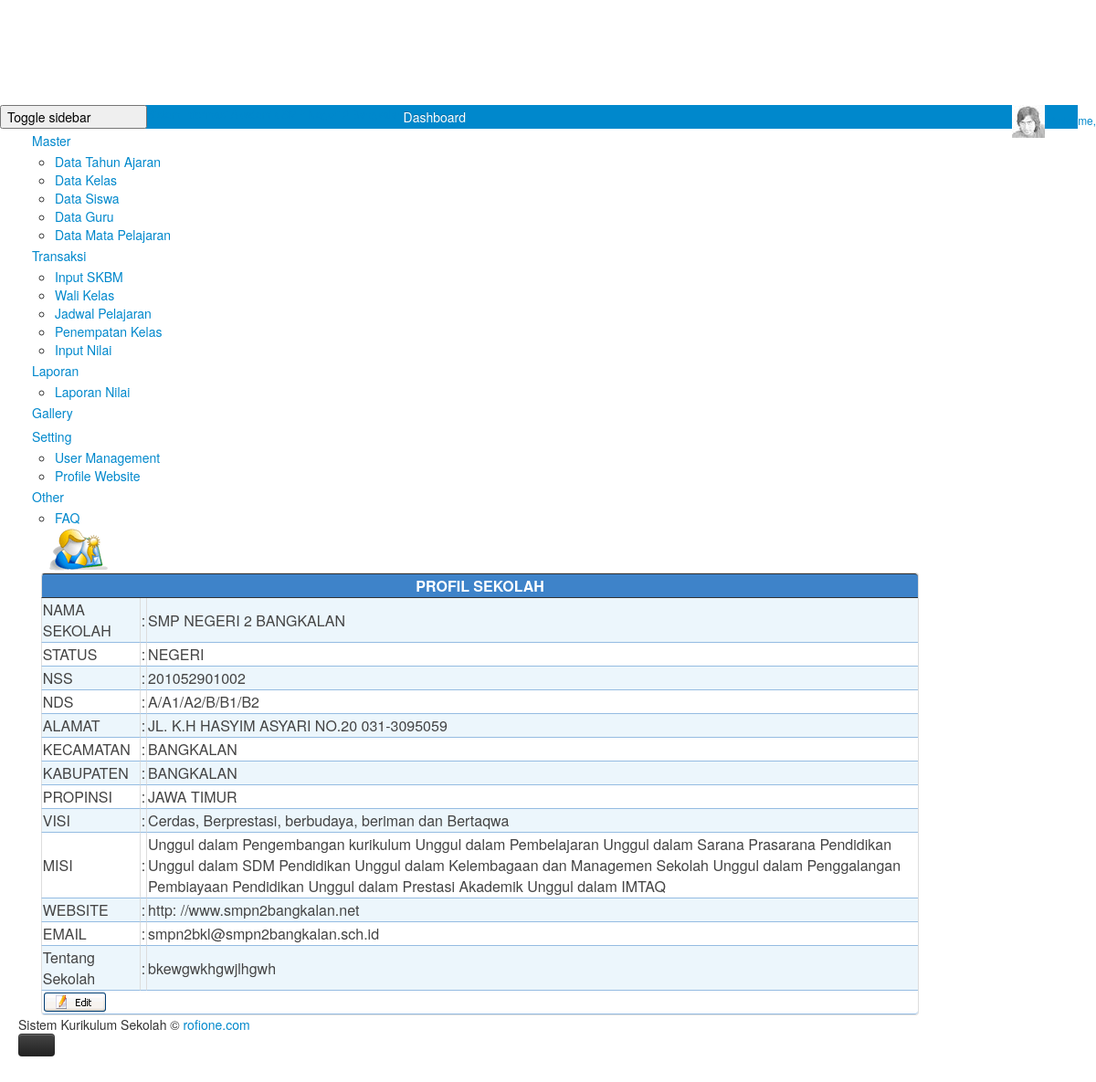
Screenshot of /admin/profil_sekolah.php with the database file from the repository.
### tables this page shows
CREATE TABLE IF NOT EXISTS `profil` (
  `ID` int(5) NOT NULL AUTO_INCREMENT,
  `NAMA` varchar(50) DEFAULT NULL,
  `STATUS` varchar(15) DEFAULT NULL,
  `NSS` varchar(15) DEFAULT NULL,
  `NDS` varchar(15) DEFAULT NULL,
  `ALAMAT` varchar(100) DEFAULT NULL,
  `KECAMATAN` varchar(20) DEFAULT NULL,
  `KABUPATEN` varchar(20) DEFAULT NULL,
  `PROPINSI` varchar(20) DEFAULT NULL,
  `VISI` text NOT NULL,
  `MISI` text NOT NULL,
  `EMAIL` varchar(200) NOT NULL,
  `WEBSITE` varchar(200) NOT NULL,
  `ABOUT` text NOT NULL,
  PRIMARY KEY (`ID`)
);

### admin/profil_sekolah.php (the view, shortened to what this page needs)
<?php
$id = $_REQUEST['id'];
$act = $_REQUEST['act'];
?>
<html>
    <head>
        <link href="../bootstrap/css/bootstrap.css" rel="stylesheet"/>
        <link href="../bootstrap/css/bootstrap-responsive.css" rel="stylesheet"/>
        <link href="../bootstrap/css/style.css" rel="stylesheet"/>
        <link href="../bootstrap/css/SyntaxHighlighter.css" rel="stylesheet" type="text/css" />
    </head>
    <body>
        <?php include_once './header.php'; ?>
        <div class="container-fluid">
            <div class="row-fluid">
                <?php include_once './left.php'; ?>
                <div class="span10">
                    <div class="row-fluid">
                        <img src="images/front_simpeg.gif" width="72" height="50" border="1">
                    </div>
                    <?php
                    if ($act == 'edit') {
                        edit_profil($id);
                    } else {
                        ?>
                        <?php
                        $strsql = "select * from profil";
                        $hasil = mysql_query($strsql);
                        $row = mysql_fetch_array($hasil);
                        ?>
                        <table class="table-bordered">
                            <thead>
                            <th colspan="3">PROFIL SEKOLAH</th>
                            </thead>
                            <tr>
                                <td>NAMA SEKOLAH </td>
                                <td>:</td>
                                <td><?php echo strtoupper($row[NAMA]); ?></td>
                            </tr>
                            <tr>
                                <td>STATUS</td>
                                <td>:</td>
                                <td><?php echo strtoupper($row[STATUS]); ?></td>
                            </tr>
                            <tr>
                                <td>NSS</td>
                                <td>:</td>
                                <td><?php echo strtoupper($row[NSS]); ?></td>
                            </tr>
                            <tr>
                                <td>NDS</td>
                                <td>:</td>
                                <td><?php echo strtoupper($row[NDS]); ?></td>
                            </tr>
                            <tr>
                                <td>ALAMAT</td>
                                <td>:</td>
                                <td><?php echo strtoupper($row[ALAMAT]); ?></td>
                            </tr>
                            <tr>
                                <td>KECAMATAN</td>
                                <td>:</td>
                                <td><?php echo strtoupper($row[KECAMATAN]); ?></td>
                            </tr>
                            <tr>
                                <td>KABUPATEN</td>
                                <td>:</td>
                                <td><?php echo strtoupper($row[KABUPATEN]); ?></td>
                            </tr>
                            <tr>
                                <td>PROPINSI</td>
                                <td>:</td>
                                <td><?php echo strtoupper($row[PROPINSI]); ?></td>
                            </tr>
                            <tr>
                                <td>VISI</td>
                                <td>:</td>
                                <td><?php echo $row[VISI]; ?></td>
                            </tr>
                            <tr>
                                <td>MISI</td>
                                <td>:</td>
                                <td><?php echo $row[MISI]; ?></td>
                            </tr>
                            <tr>
                                <td>WEBSITE</td>
                                <td>:</td>
                                <td><?php echo $row[WEBSITE]; ?></td>
                            </tr>
                            <tr>
                                <td>EMAIL</td>
                                <td>:</td>
                                <td><?php echo $row[EMAIL]; ?></td>
                            </tr>
<tr>
                                <td>Tentang Sekolah</td>
                                <td>:</td>
                                <td><?php echo $row[ABOUT]; ?></td>
                            </tr>
                            <tr>
                                <td colspan="3"><a href="?act=edit&id=<?php echo $row[ID]; ?>"><img src="images/edit.gif" border="0" alt="klik disini untuk Edit Data Profil Sekolah"></a></td>
                            </tr>
                        </table>
                        <?php
                    }
                    ?>
                </div>
            </div>
            <?php include_once './footer.php'; ?>
        </div>
    </body>
</html>

### admin/header.php (shortened to what this page needs)
<div class="navbar-container" id="navbar-container">
    <button type="button" class="navbar-toggle menu-toggler pull-left" id="menu-toggler" data-target="#sidebar">
        <span class="sr-only">Toggle sidebar</span>
        <span class="icon-bar"></span>
        <span class="icon-bar"></span>
        <span class="icon-bar"></span>
    </button>
    <div class="navbar-header pull-left">
        <a href="index.php" class="navbar-brand">
            <small>
            </small>
        </a>
    </div>
    <div class="navbar-buttons navbar-header pull-right" role="navigation">
        <ul class="nav ace-nav">
            <li class="light-blue">
                <a data-toggle="dropdown" href="#" class="dropdown-toggle">
                    <img class="nav-user-photo" src="../assets/avatars/user.jpg" alt="Jason's Photo" />
                    <span class="user-info">
                        <small>Welcome,</small>
                    </span>
                </a>
            </li>
        </ul>
    </div>
</div>

### admin/left.php (shortened to what this page needs)
<?php
$hasil_ta = mysql_query("select tahun_ajaran from tahun_ajaran order by tahun_ajaran desc limit 0,1");
$row_ta = mysql_fetch_array($hasil_ta);
$hasil_kelas = mysql_query("select id,ruang,aktif from kelas where aktif='1' order by ruang asc limit 0,1");
$row_kelas = mysql_fetch_array($hasil_kelas);
$qry_matpel = mysql_query("select kelas,tahun_ajaran from matpel order by id_matpel desc limit 1,1");
$row_matpel = mysql_fetch_array($qry_matpel);
?>
<div id="sidebar" class="sidebar responsive">
    <ul class="nav nav-list">
        <li class="active">
            <a href="index.php">
                <span class="menu-text"> Dashboard </span>
            </a>
        </li>
        <li class="">
            <a href="#" class="dropdown-toggle">
                <span class="menu-text"> Master </span>
            </a>
            <ul class="submenu">
                <li class="">
                    <a href="tahun_ajaran.php">
                        Data Tahun Ajaran
                    </a>
                </li>
                <li class="">
                    <a href="data_kelas.php">
                        Data Kelas
                    </a>
                </li>
                <li class="">
                    <a href="data_siswa.php">
                        Data Siswa
                    </a>
                </li>
                <li class="">
                    <a href="data_guru.php">
                        Data Guru
                    </a>
                </li>
                <li class="">
                    <a href="matpel.php?kelas=<?php echo $row_matpel[kelas]; ?>&tahun=<?php echo $row_matpel[tahun_ajaran]; ?>">
                        Data Mata Pelajaran
                    </a>
                </li>
            </ul>
        </li>
        <li class="">
            <a href="#" class="dropdown-toggle">
                <span class="menu-text"> Transaksi </span>
            </a>
            <ul class="submenu">
                <li class="">
                    <a href="data_matpel.php?kelas=1&tahun_ajaran=<?php echo $row_ta[tahun_ajaran]; ?>">
                        Input SKBM
                    </a>
                </li>
                <li class="">
                    <a href="wali_kelas.php?tahun_ajaran=<?php echo $row_ta[tahun_ajaran]; ?>">
                        Wali Kelas
                    </a>
                </li>
                <li class="">
                    <a href="jadwal_pelajaran.php?tahun_ajaran=<?php echo $row_ta[tahun_ajaran]; ?>&hari=SENIN&kelas_id=<?php echo $row_kelas[id]; ?>">
                        Jadwal Pelajaran
                    </a>
                </li>
                <li class="">
                    <a href="penempatan_kelas.php?tahun_ajaran=<?php echo $row_ta[tahun_ajaran]; ?>&kelas_id=<?php echo $row_kelas[id]; ?>">
                        Penempatan Kelas
                    </a>
                </li>
                <li class="">
                    <a href="input_nilai.php?tahun_ajaran=<?php echo $row_ta[tahun_ajaran]; ?>&kelas_id=<?php echo $row_kelas[id]; ?>&semester=1">
                        Input Nilai
                    </a>
                </li>
            </ul>
        </li>
        <li class="">
            <a href="#" class="dropdown-toggle">
                <span class="menu-text"> Laporan </span>
            </a>
            <ul class="submenu">
                <li class="">
                    <a href="laporan_nilai.php?tahun_ajaran=<?php echo $row_ta[tahun_ajaran]; ?>&kelas_id=<?php echo $row_kelas[id]; ?>&semester=1">
                        Laporan Nilai
                    </a>
                </li>
            </ul>
        </li>
        <li class="">
            <a href="gallery.html">
                <span class="menu-text"> Gallery </span>
            </a>
        </li>
        <li class="">
            <a href="#" class="dropdown-toggle">
                <span class="menu-text"> Setting </span>
            </a>
            <ul class="submenu">
                <li class="">
                    <a href="user_manager.php?status=1">
                        User Management
                    </a>
                </li>
                <li class="">
                    <a href="profil_sekolah.php">
                        Profile Website
                    </a>
                </li>
            </ul>
        </li>
        <li class="">
            <a href="#" class="dropdown-toggle">
                <span class="menu-text">
                    Other
                </span>
            </a>
            <ul class="submenu">
                <li class="">
                    <a href="faq.html">
                        FAQ
                    </a>
                </li>
            </ul>
        </li>
    </ul>
</div>

### admin/footer.php
<div class="footer">
    <div class="footer-inner">
        <div class="footer-content">
            <span class="bigger-120">
                <span class="blue bolder">Sistem</span>
                Kurikulum Sekolah &copy; <a href="">rofione.com</a>
            </span>
        </div>
    </div>
</div>
<a href="#" id="btn-scroll-up" class="btn-scroll-up btn btn-sm btn-inverse">
    <i class="ace-icon fa fa-angle-double-up icon-only bigger-110"></i>
</a>

### rows the page displays
profil: NAMA "SMP NEGERI 2 BANGKALAN", STATUS "NEGERI", NSS "201052901002", NDS "A/A1/A2/B/B1/B2", ALAMAT "JL. K.H HASYIM ASYARI NO.20 031-3095059", KECAMATAN "BANGKALAN", KABUPATEN "BANGKALAN", PROPINSI "JAWA TIMUR", VISI "Cerdas, Berprestasi, berbudaya, beriman dan Bertaqwa", MISI "Unggul dalam Pengembangan kurikulum Unggul dalam Pembelajaran Unggul dalam Sarana Prasarana Pendidikan Unggul dalam SDM Pendidikan Unggul dalam Kelembagaan dan Managemen Sekolah Unggul dalam Penggalangan Pembiayaan Pendidikan Unggul dalam Prestasi Akademik Unggul dalam IMTAQ", WEBSITE "http: //www.smpn2bangkalan.net", EMAIL "smpn2bkl@smpn2bangkalan.sch.id", ABOUT "bkewgwkhgwjlhgwh"
